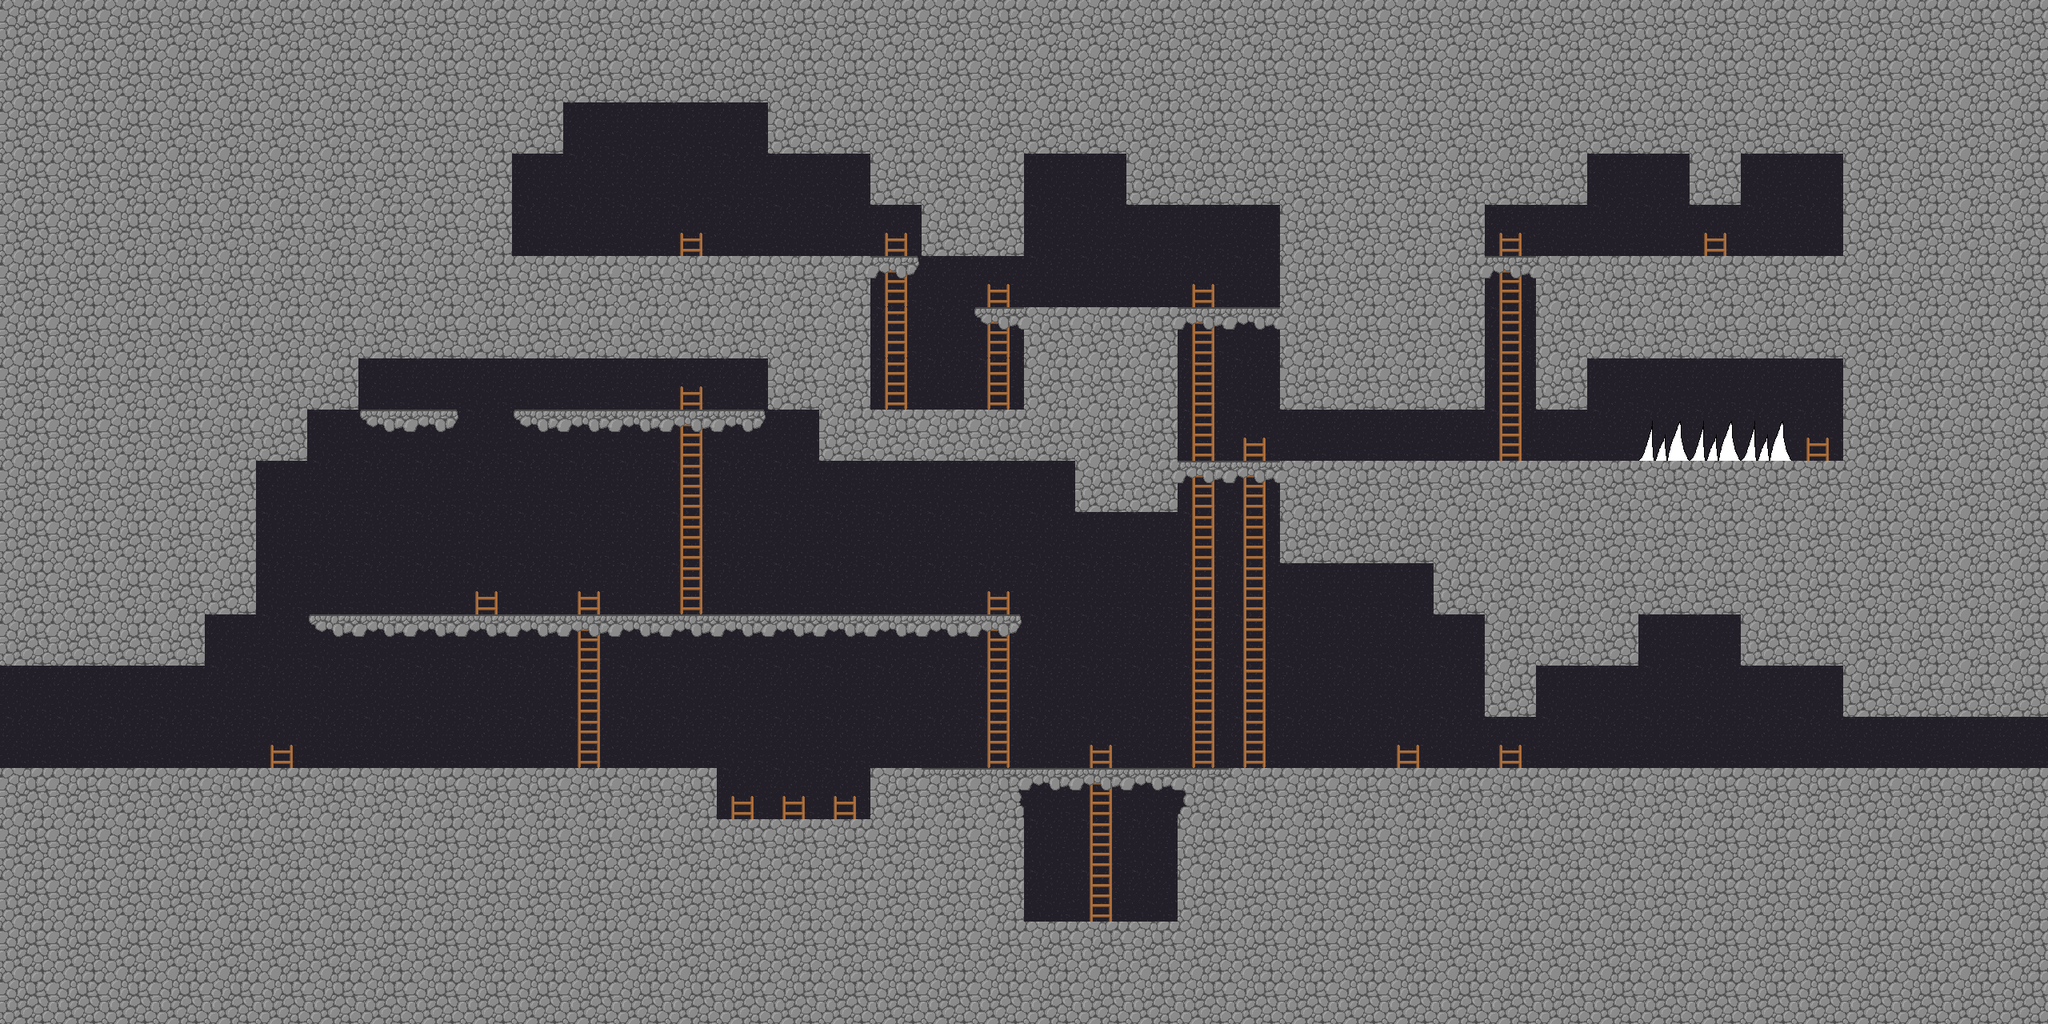

This is a level from a 2D game, rendered from its Tiled map with the project's own tilesets. A one-line summary and the map file follow, with tile-layer data summarised:
An orthogonal 40x20 tile map with 64x64 px tiles, 3 tile layers (Background, Things, Foreground) and 52 objects (37x Ladder, 3x Spikes, 3x Water, 2x Door, 2x Button, ...).

<map version="1.2" tiledversion="1.3.2" orientation="orthogonal" renderorder="right-down" compressionlevel="0" width="40" height="20" tilewidth="64" tileheight="64" infinite="0" nextlayerid="5" nextobjectid="101">
 <tileset firstgid="1" source="Tileset2.tsx" />
 <layer id="4" name="Background" width="40" height="20">
  <data>[800 cells, 800 non-empty, 1 distinct tile ids]</data>
 </layer>
 <layer id="2" name="Things" width="40" height="20">
  <data>[800 cells, 60 non-empty, 5 distinct tile ids]</data>
 </layer>
 <layer id="1" name="Foreground" width="40" height="20">
  <data>[800 cells, 561 non-empty, 7 distinct tile ids]</data>
 </layer>
 <objectgroup id="3" name="Objects">
  <object id="34" type="Ladder" x="1472" y="384" width="64" height="64" />
  <object id="38" type="Ladder" x="1472" y="448" width="64" height="64" />
  <object id="39" type="Ladder" x="1472" y="512" width="64" height="64" />
  <object id="43" type="Ladder" x="1472" y="576" width="64" height="64" />
  <object id="44" type="Ladder" x="1472" y="640" width="64" height="64" />
  <object id="45" type="Ladder" x="1472" y="704" width="64" height="64" />
  <object id="46" type="Ladder" x="1472" y="768" width="64" height="64" />
  <object id="47" type="Ladder" x="1472" y="832" width="64" height="64" />
  <object id="48" type="Ladder" x="1472" y="896" width="64" height="64" />
  <object id="49" type="Ladder" x="1536" y="896" width="64" height="64" />
  <object id="50" type="Ladder" x="1536" y="832" width="64" height="64" />
  <object id="51" type="Ladder" x="1536" y="768" width="64" height="64" />
  <object id="52" type="Ladder" x="1536" y="704" width="64" height="64" />
  <object id="53" type="Ladder" x="1536" y="640" width="64" height="64" />
  <object id="54" type="Ladder" x="1536" y="576" width="64" height="64" />
  <object id="55" type="Ladder" x="1088" y="320" width="64" height="64" />
  <object id="56" type="Ladder" x="832" y="576" width="64" height="64" />
  <object id="57" type="Ladder" x="832" y="640" width="64" height="64" />
  <object id="58" type="Ladder" x="832" y="704" width="64" height="64" />
  <object id="59" type="Ladder" x="704" y="768" width="64" height="64" />
  <object id="60" type="Ladder" x="704" y="832" width="64" height="64" />
  <object id="61" type="Ladder" x="704" y="896" width="64" height="64" />
  <object id="62" type="Ladder" x="1856" y="512" width="64" height="64" />
  <object id="63" type="Ladder" x="1856" y="448" width="64" height="64" />
  <object id="64" type="Ladder" x="1856" y="384" width="64" height="64" />
  <object id="65" type="Ladder" x="1856" y="320" width="64" height="64" />
  <object id="67" name="Button1" type="Door" x="2112" y="256" width="64" height="64" />
  <object id="69" type="Spikes" x="2048" y="512" width="64" height="64" />
  <object id="70" type="Spikes" x="2112" y="512" width="64" height="64" />
  <object id="71" type="Spikes" x="2176" y="512" width="64" height="64" />
  <object id="73" name="Button1" type="Button" x="2240" y="512" width="64" height="64" />
  <object id="74" name="Button2" type="Button" x="1728" y="896" width="64" height="64" />
  <object id="75" name="Button2" type="Door" x="1856" y="896" width="64" height="64" />
  <object id="76" type="Checkpoint" x="320" y="896" width="64" height="64" />
  <object id="80" type="Water" x="896" y="960" width="64" height="64" />
  <object id="81" type="Water" x="960" y="960" width="64" height="64" />
  <object id="82" type="Water" x="1024" y="960" width="64" height="64" />
  <object id="84" type="Fire" x="832" y="256" width="64" height="64" />
  <object id="85" type="PlantBase" x="576" y="704" width="64" height="64" />
  <object id="86" type="Ladder" x="1216" y="768" width="64" height="64" />
  <object id="87" type="Ladder" x="1216" y="832" width="64" height="64" />
  <object id="88" type="Ladder" x="1216" y="896" width="64" height="64" />
  <object id="89" type="Ladder" x="832" y="512" width="64" height="64" />
  <object id="90" type="Ladder" x="1344" y="960" width="64" height="64" />
  <object id="91" type="Ladder" x="1344" y="1024" width="64" height="64" />
  <object id="92" type="Ladder" x="1344" y="1088" width="64" height="64" />
  <object id="93" type="PassageRight" x="1472" y="1088" width="64" height="64" />
  <object id="94" type="PassageLeft" x="1216" y="1088" width="64" height="64" />
  <object id="96" type="Ladder" x="1088" y="384" width="64" height="64" />
  <object id="97" type="Ladder" x="1088" y="448" width="64" height="64" />
  <object id="98" type="Ladder" x="1216" y="448" width="64" height="64" />
  <object id="99" type="Ladder" x="1216" y="384" width="64" height="64" />
 </objectgroup>
</map>